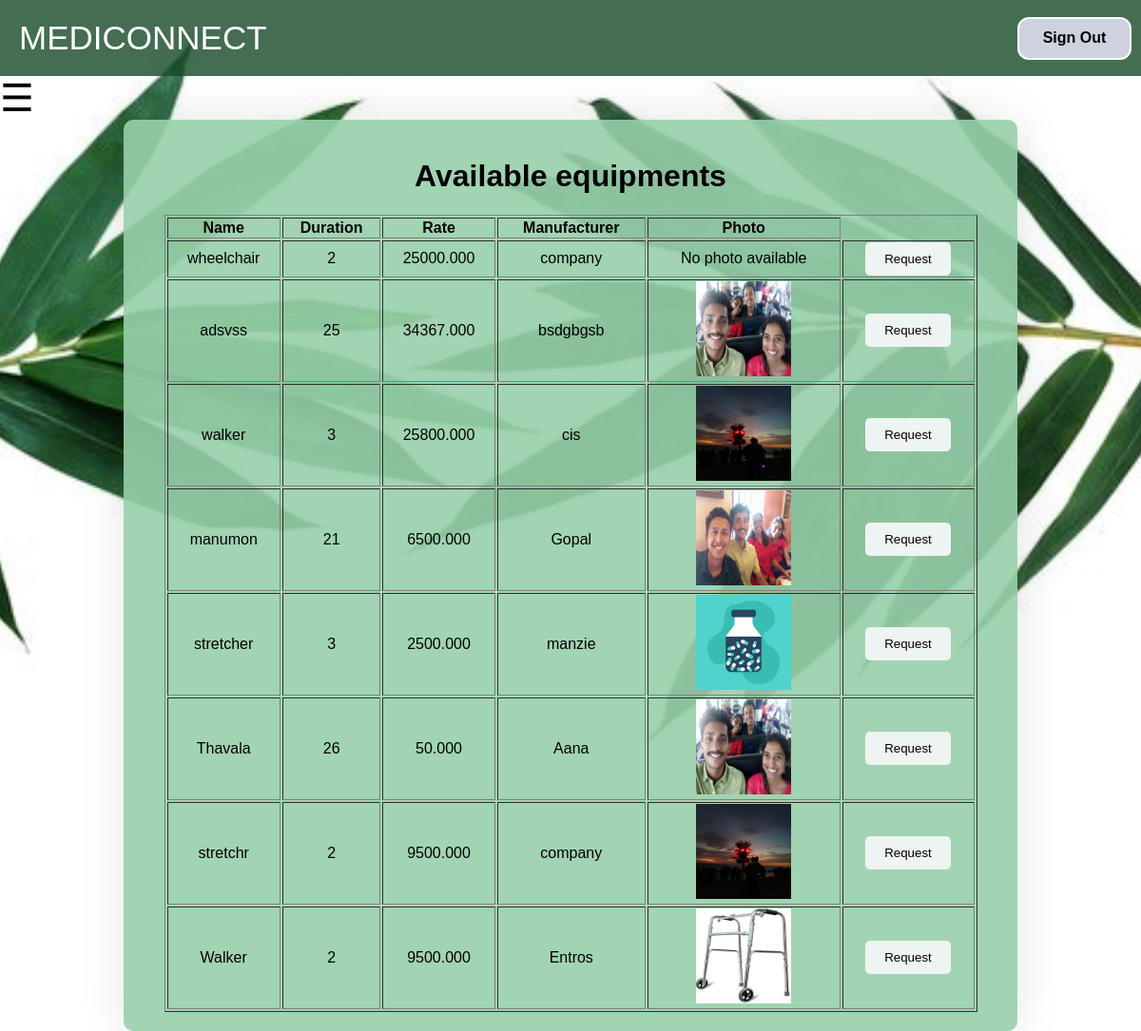
Page /request_aid/ (signed in) on the committed database.
### dem11app/models.py (models this page shows, shortened)
class OtherAids(models.Model):
    name = models.CharField(max_length=256)
    age=models.PositiveIntegerField()
    rate = models.DecimalField(max_digits=10, decimal_places=3)
    manufacturer=models.CharField(max_length=80)
    current_photo = models.ImageField(upload_to='media/otheraids/', null=True, blank=True)
    user = models.ForeignKey(CustomUser, on_delete=models.CASCADE)
    approved=models.BooleanField(default="False")
    removed=models.BooleanField(default="False")

### dem11app/views.py (the view)
# urls.py: path('request_aid/',request_aid,name='request_aid'),
@login_required
def request_aid(request):
    aids = OtherAids.objects.all()
    return render(request,"req_aids.html",{'aids':aids})

### templates/req_aids.html (shortened to what this page needs)
{% extends "userdashboard.html" %}
{% block content %}
<div class="aids">
    <h1>Available equipments</h1>
    <table border="1">
        <thead>
          <tr>
            <th>Name</th>
            <th>Duration</th>
            <th>Rate</th>
            <th>Manufacturer</th>
            <th>Photo</th>
          </tr>
        </thead>
        <tbody>
          {% for aid in aids %}
            <tr>
              <td>{{ aid.name }}</td>
              <td>{{ aid.age }}</td>
              <td>{{ aid.rate }}</td>
              <td>{{ aid.manufacturer }}</td>
              <td>
                {% if aid.current_photo %}
                  <img src="{{ aid.current_photo.url }}" alt="{{ aid.name }} Photo" style="width: 100px; height: 100px;">
                {% else %}
                  No photo available
                {% endif %}
              </td>
              <td><button onclick="req('{{aid.id}}')">Request</button></td>
            </tr>
          {% endfor %}
        </tbody>
      </table>
        </div>
{% endblock %}

### templates/userdashboard.html (shortened to what this page needs)
{% load static %}
<!DOCTYPE html>
<html lang="en">
<head>
</head>
<body>
    <div class="top-bar">
        <div class="logo">MEDICONNECT</div>
        <div>
            <button class="button" onclick="signout()"> Sign Out</button>
        </div>
    </div>
    <div id="menu-icon" onclick="toggleSidebar()">☰</div>
    {% block content %}
    {% endblock %}
    </body>
    </html>

### templates/req_aids.html (style rules this page uses)
.aids { background-color: rgba(151, 208, 170, 0.9); padding: 20px; border-radius: 10px; box-shadow: 0 0 50px rgba(0, 0, 0, 0.1); text-align: center; max-width: 900px; width: 100%; margin: auto; color: rgb(0, 0, 0); }
.aids table { width: 95%; margin-top: 10px; margin: auto; }
.aids button { background-color: #eef4f1; color: rgb(10, 0, 0); padding: 10px 20px; border: none; border-radius: 5px; cursor: pointer; }

### rows in the picture
OtherAids: name "wheelchair", age "2", rate "25000.000", manufacturer "company", current_photo "No photo available"
OtherAids: name "adsvss", age "25", rate "34367.000", manufacturer "bsdgbgsb", current_photo (picture)
OtherAids: name "walker", age "3", rate "25800.000", manufacturer "cis", current_photo (picture)
OtherAids: name "manumon", age "21", rate "6500.000", manufacturer "Gopal", current_photo (picture)
OtherAids: name "stretcher", age "3", rate "2500.000", manufacturer "manzie", current_photo (picture)
OtherAids: name "Thavala", age "26", rate "50.000", manufacturer "Aana", current_photo (picture)
OtherAids: name "stretchr", age "2", rate "9500.000", manufacturer "company", current_photo (picture)
OtherAids: name "Walker", age "2", rate "9500.000", manufacturer "Entros", current_photo (picture)
